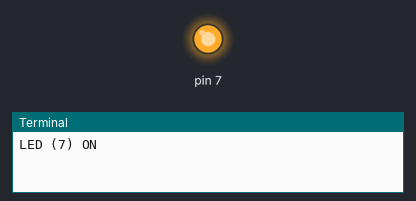
This program was run on a simulated Raspberry Pi (header pin numbers). On the bench: output pins drawn as LEDs (lit = HIGH), the last lines printed to the terminal.

Above: at 1.0 s.
At 3.0 s:
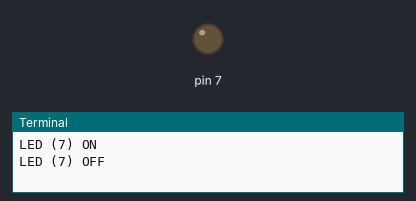
Timing chart, 0 to 5.2 s (numbered marks = the images above):
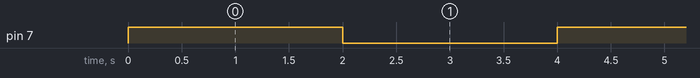

The program:

GPIO-HelloWorld.py
```python
import RPi.GPIO as GPIO     #importa a biblioteca GPIO
import time

GPIO.setmode(GPIO.BOARD)    #GPIO - utilizando a pinagem fisica da placa
GPIO.setwarnings(False)     #desabilitar mensagens de warning

GPIO.setup(7, GPIO.OUT)     #define o pino 7 como saida

while(1):
    print('LED (7) ON')
    GPIO.output(7, GPIO.HIGH)   #ligando o LED

    time.sleep(2)

    print('LED (7) OFF')
    GPIO.output(7, GPIO.LOW)    #desligando o LED

    time.sleep(2)
```

Measured:
- by itself, pin 7: alternates HIGH for 2.0 s and LOW for 2.0 s
